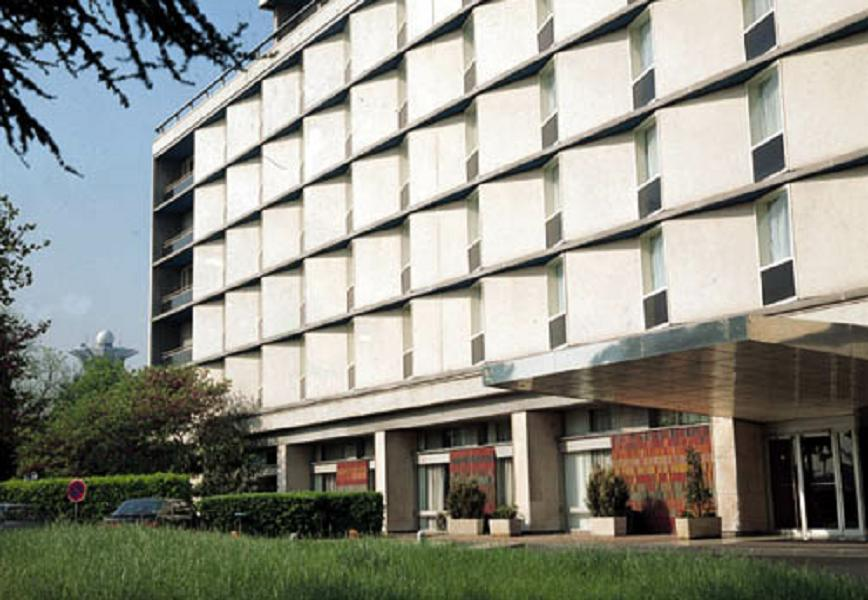
#> input picture ch03_edges/building.jpg, 868 x 600 px
$ python sobeldemo.py   (older library calls are emulated)
#> lines starting #> are read from the running program, lines starting #| are printed output that depends on the picture; long printed decimals are rounded
# 0603.py
import cv2
import numpy as np
import matplotlib.pyplot as plt

src = cv2.imread('./building.jpg', cv2.IMREAD_GRAYSCALE)
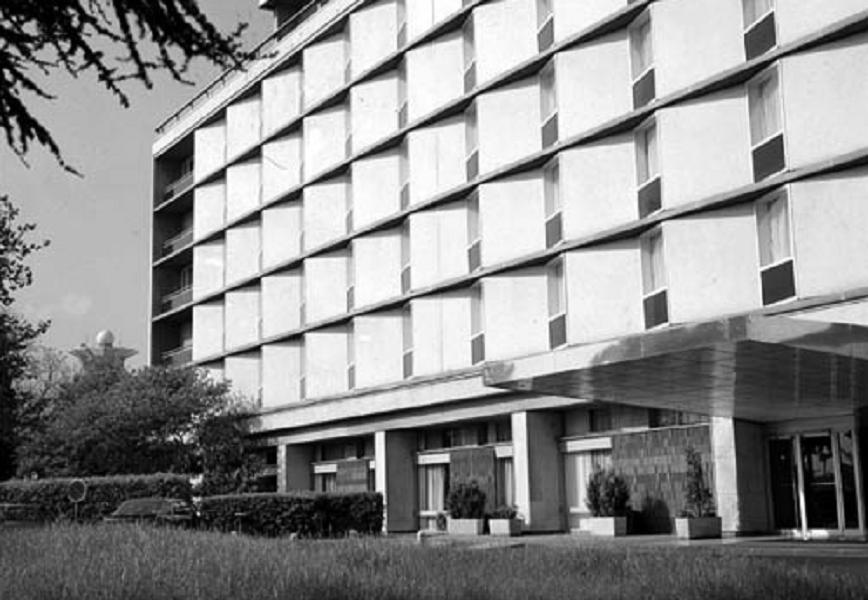
#> src: shape (600, 868); min 0, max 255, mean 142.3

#1 gradient dx, dy
gx = cv2.Sobel(src, cv2.CV_32F, 1, 0, ksize = 3)  # x order = 1 only
gy = cv2.Sobel(src, cv2.CV_32F, 0, 1, ksize = 3)  # y
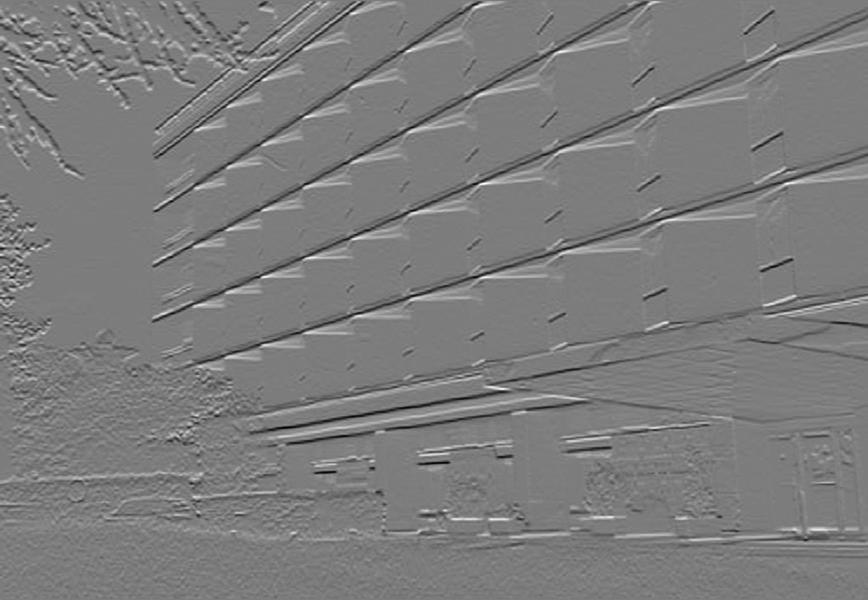
#> gy: shape (600, 868) float32; min -728, max 759, mean -1.3; drawn with min black and max white
print("gx:", gx.dtype, gx.shape)
#| gx: float32 (600, 868)

#2. magnitude
# you can use this, but be carefull angle range is 0 to 360 degree
# mag, angle = cv2.cartToPolar(gx, gy, angleInDegrees=True)
dstM   = cv2.magnitude(gx, gy)
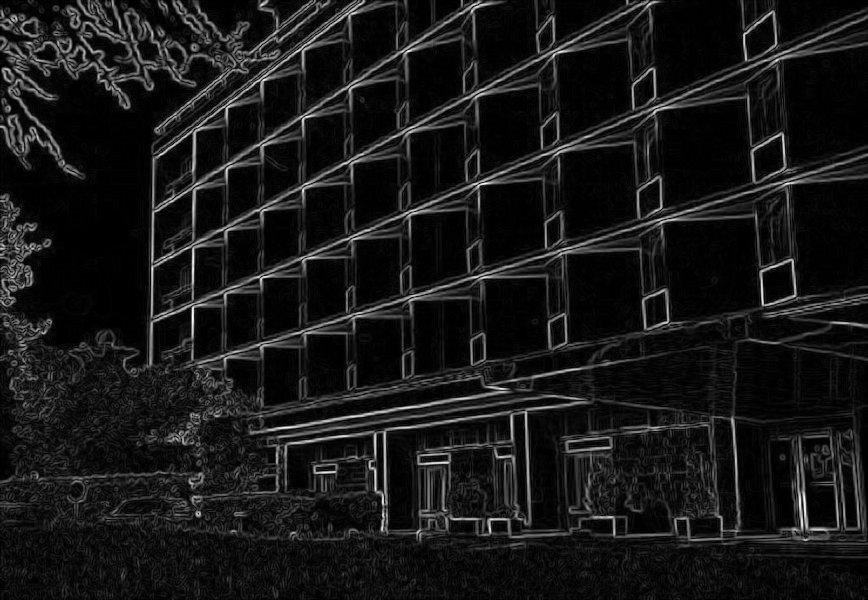
#> dstM: shape (600, 868) float32; min 0, max 771.3, mean 73.5; drawn with min black and max white
minVal, maxVal, minLoc, maxLoc = cv2.minMaxLoc(dstM)
#> minVal = 0; maxVal = 771.3; minLoc = (0, 0); maxLoc = (485, 183)
print('mag:', minVal, maxVal, minLoc, maxLoc)
#| mag: 0.0 771.265 (0, 0) (485, 183)

# 3. angle
angles = np.arctan(gy/gx)
print("nan?", np.isnan(angles))  # some are NAN becuase deivide-by-zero
#> (printed output is left out)
np.nan_to_num(angles, copy= False, nan=0.0) # replace by zero
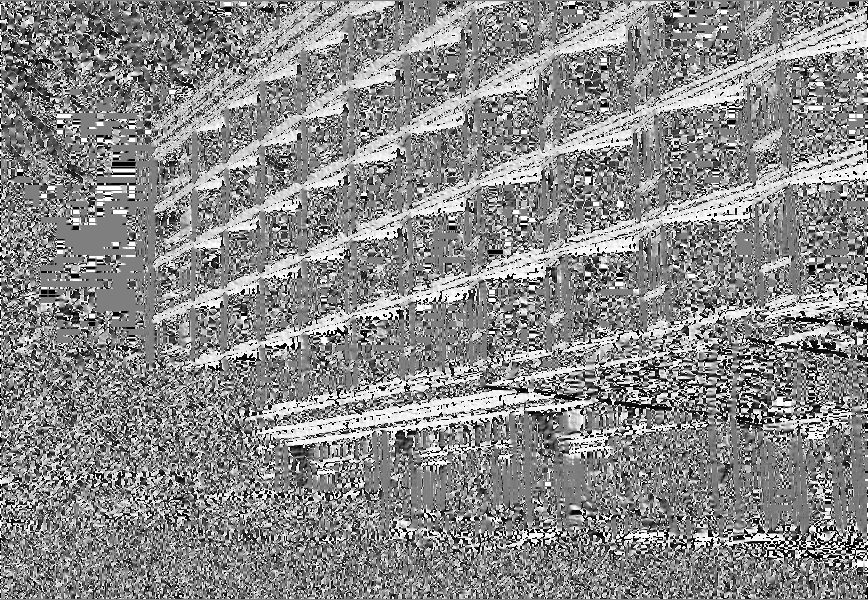
#> angles: shape (600, 868) float32; min -1.57, max 1.57, mean 0.124; drawn with min black and max white
print("nan?", np.isnan(angles))  # some are NAN becuase deivide-by-zero
#> (printed output is left out)
print(cv2.minMaxLoc(angles))
#| (-1.571, 1.571, (24, 1), (183, 1))
angles = angles/np.pi*180.0
print(cv2.minMaxLoc(angles))  # should be (-90, 90) degree
#| (-90.0, 90.0, (24, 1), (183, 1))
dstAngles  = np.zeros([angles.shape[0], angles.shape[1]], dtype = np.uint8)

# Quantization by conditional indexing (much faster than for-loop
dstAngles[ angles < -67.5 ] = 1
dstAngles[ (angles >= -67.5) & (angles < -22.5) ] = 2
dstAngles[ (angles >= -22.5) & (angles < 22.5)  ] = 3
dstAngles[ (angles >= 22.5)  & (angles < 67.5)  ] = 4
dstAngles[ angles >= 67.5 ] = 5

'''
for y in range(angles.shape[0]):
    #print('y:', y)
    for x in range(angles.shape[1]):
        #if y == 0:
        #    print('y:', y, 'x:', x, 'val:', angles[y,x])
        if np.isnan(angles[y,x]): # maybe 90 or - 90
            dstAngles[y,x] = 0
        elif angles[y,x] < -67.5:
            dstAngles[y,x] = 1
        elif angles[y,x] < - 22.5:
            dstAngles[y,x] = 2
        elif angles[y,x] < 22.5:
            dstAngles[y,x] = 3
        elif angles[y,x] < 67.5:
            dstAngles[y,x] = 4
        else:
            dstAngles[y,x] = 5
'''


dstAngles[dstM < 30] = 0  # masking non edge

print(np.count_nonzero(dstAngles[dstAngles == 1]))
print(np.count_nonzero(dstAngles[dstAngles == 2]))
print(np.count_nonzero(dstAngles[dstAngles == 3]))
print(np.count_nonzero(dstAngles[dstAngles == 4]))
print(np.count_nonzero(dstAngles[dstAngles == 5]))


# for visualizing
dstX = cv2.sqrt(gx)
dstY = cv2.sqrt(gy)
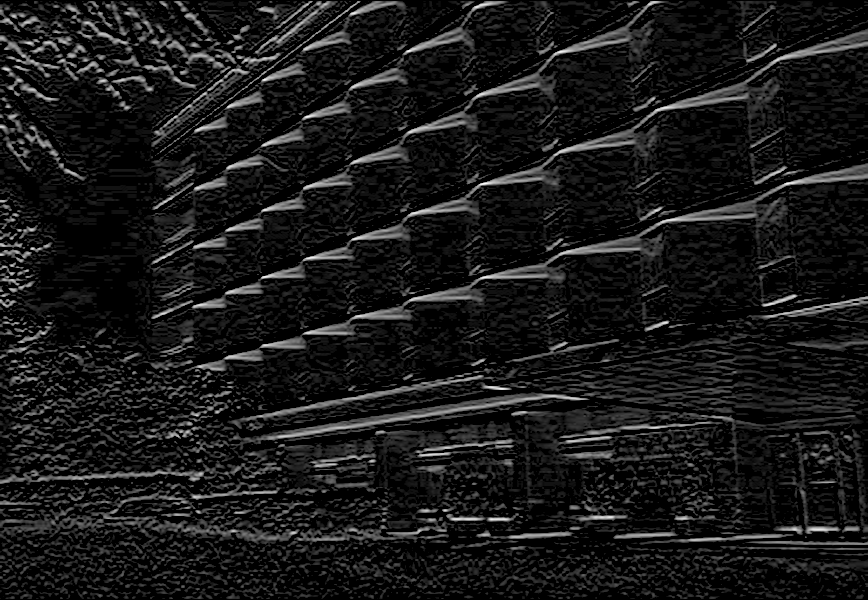
#> dstY: shape (600, 868) float32; 45.22% of the values are NaN or infinite; the others: min 0, max 27.55, mean 4.8; drawn with min black, max white, NaN and infinite black
dstX = cv2.normalize(dstX, None, 0, 255, cv2.NORM_MINMAX, dtype=cv2.CV_8U)
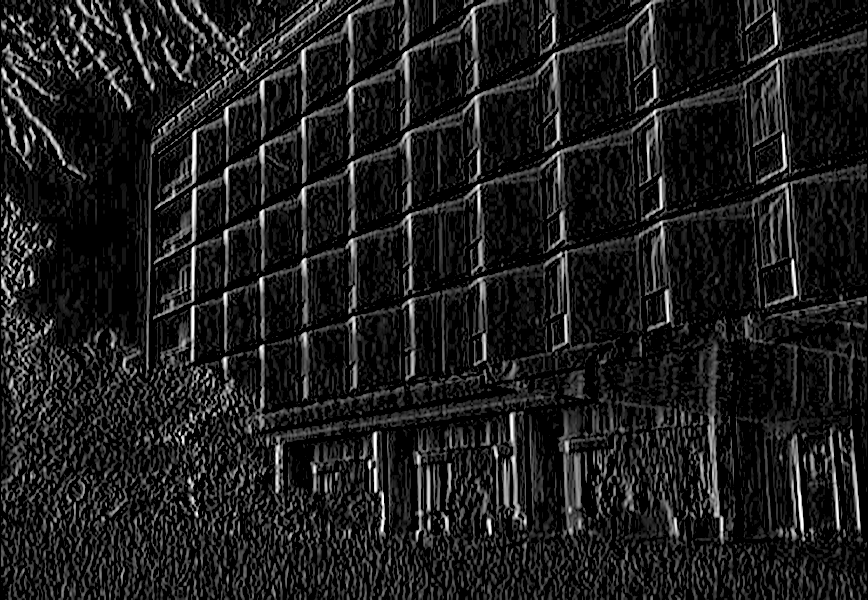
#> dstX: shape (600, 868); min 0, max 255, mean 28.5
dstY = cv2.normalize(dstY, None, 0, 255, cv2.NORM_MINMAX, dtype=cv2.CV_8U)
dstM = cv2.normalize(dstM, None, 0, 255, cv2.NORM_MINMAX, dtype=cv2.CV_8U)

plt.subplot(5,2,1), plt.imshow(src, cmap ='gray'), plt.title('src'), plt.axis('off')
plt.subplot(5,2,2), plt.imshow(dstX, cmap ='gray'), plt.title('dx'), plt.axis('off')
plt.subplot(5,2,3), plt.imshow(dstY, cmap ='gray'), plt.title('dy'), plt.axis('off')
plt.subplot(5,2,4), plt.imshow(dstM, cmap ='gray'), plt.title('mag'), plt.axis('off')

t = dstAngles.copy()
t[dstAngles != 1] = 0
plt.subplot(5,2,5), plt.imshow(t, cmap ='gray'), plt.title('angle <-67 '), plt.axis('off')
t = dstAngles.copy()
t[dstAngles != 2] = 0
plt.subplot(5,2,6), plt.imshow(t, cmap ='gray'), plt.title('angle < -22.5'), plt.axis('off')
t = dstAngles.copy()
t[dstAngles != 3] = 0
plt.subplot(5,2,7), plt.imshow(t, cmap ='gray'), plt.title('angle < 22.5'), plt.axis('off')
t = dstAngles.copy()
t[dstAngles != 4] = 0
plt.subplot(5,2,8), plt.imshow(t, cmap ='gray'), plt.title('angle < 67.5'), plt.axis('off')
t = dstAngles.copy()
t[dstAngles != 5] = 0
plt.subplot(5,2,9), plt.imshow(t, cmap ='gray'), plt.title('angle > 67.5'), plt.axis('off')

plt.show()
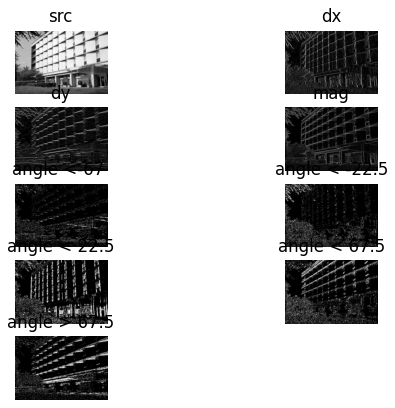
#> figure drawn by matplotlib, 9 panels

$ run again, with ch03_edges/lane.jpg copied over ch03_edges/building.jpg
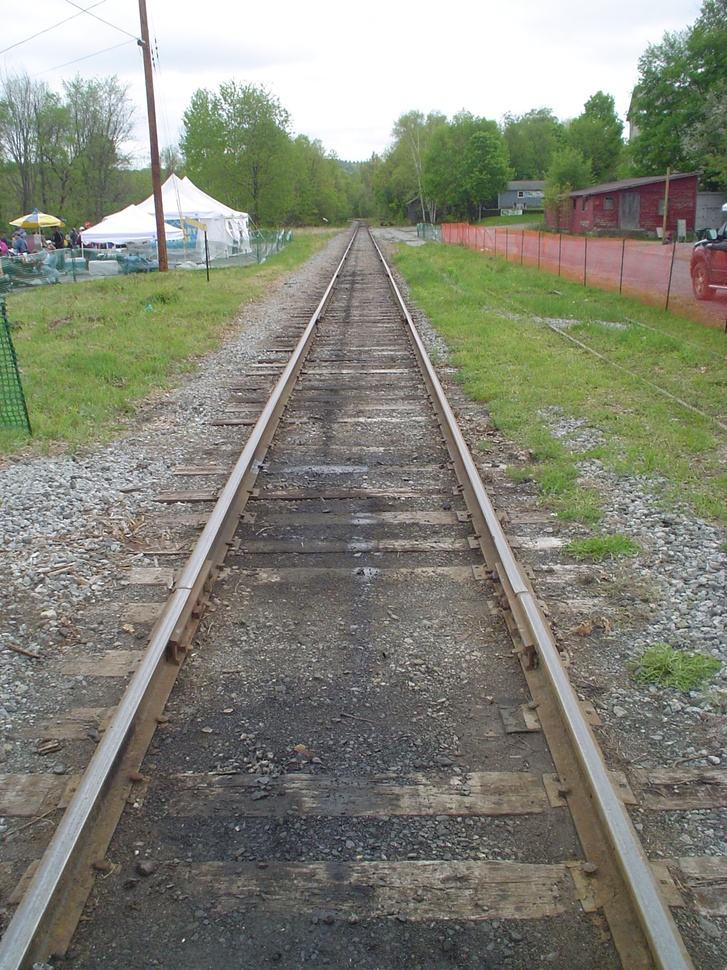
#> input picture ch03_edges/lane.jpg, 727 x 970 px, shrunk from 1536 x 2048 before the run
#| gx: float32 (970, 727)
#> minVal = 0; maxVal = 863.7; minLoc = (0, 0); maxLoc = (336, 275)
#| mag: 0.0 863.734 (0, 0) (336, 275)
#> (printed output is left out)
#> `np.nan_to_num(angles, copy= False, nan=0.0)`:
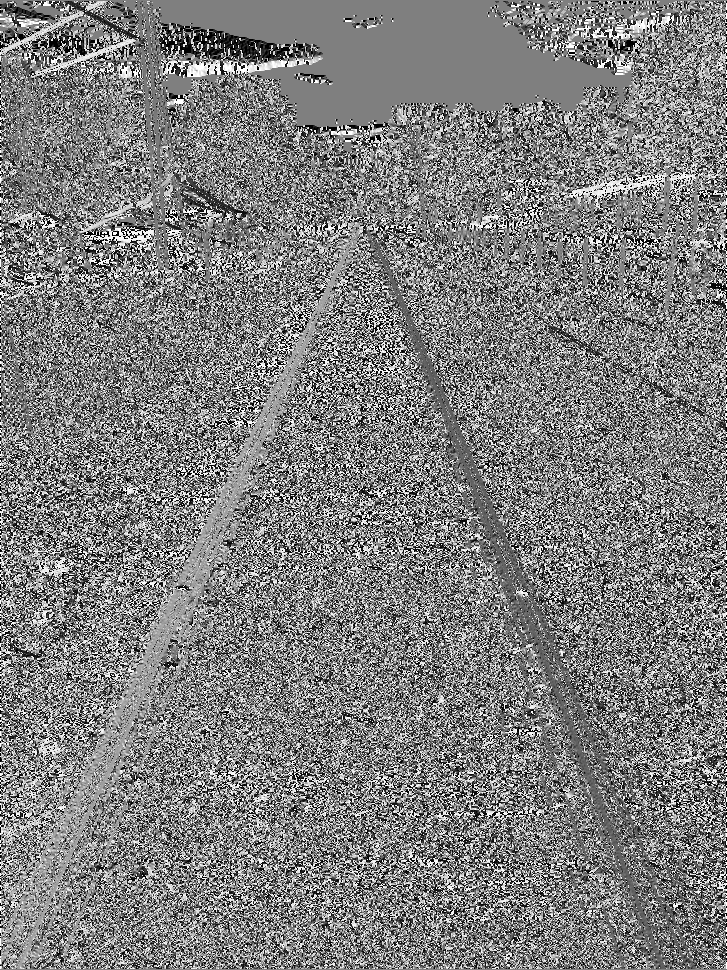
#> angles: shape (970, 727) float32; min -1.57, max 1.57, mean -0.00969; drawn with min black and max white
#> (printed output is left out)
#| (-1.571, 1.571, (68, 1), (41, 1))
#| (-90.0, 90.0, (68, 1), (41, 1))
#> `dstX = cv2.normalize(dstX, None, 0, 255, cv2.NORM_MINMAX, dtype=cv2.CV..`:
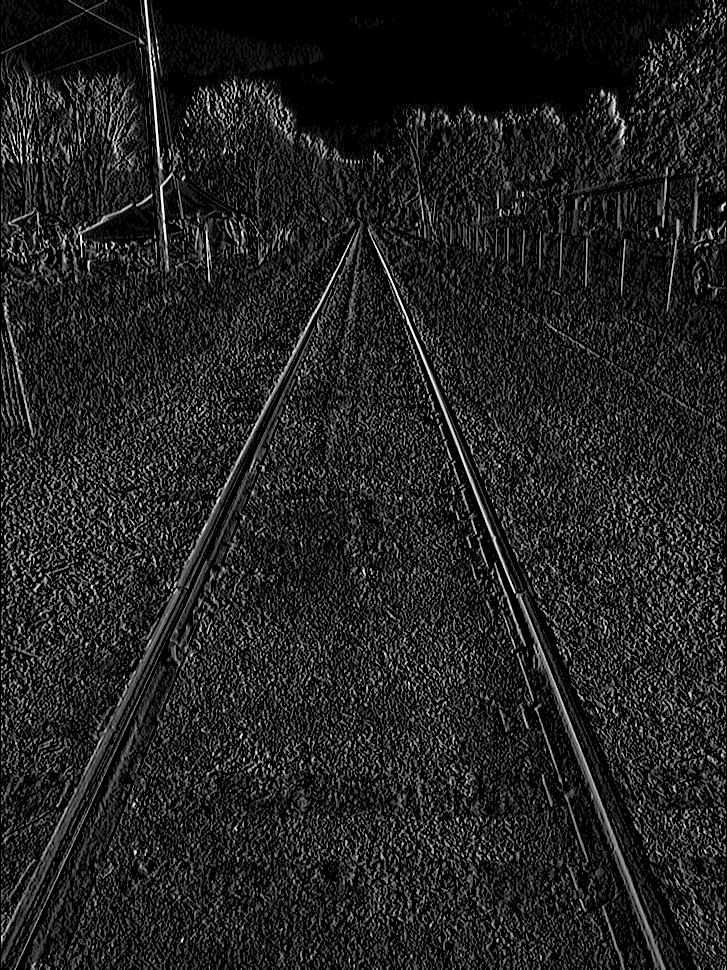
#> dstX: shape (970, 727); min 0, max 255, mean 32.9
